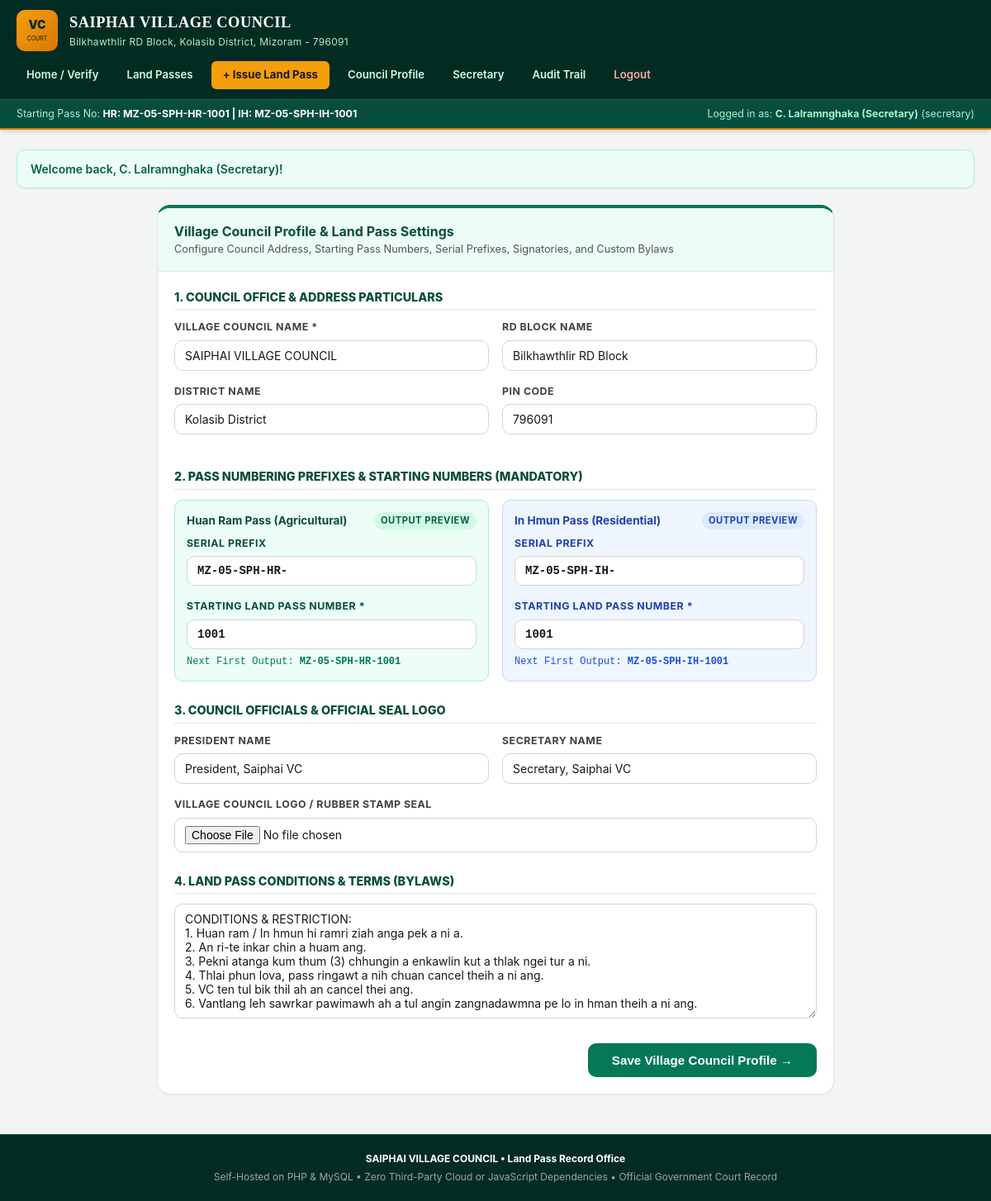
The page /village_profile.php (signed in) on the database its author committed.
### tables this page shows
CREATE TABLE IF NOT EXISTS `villages` (
  `id` VARCHAR(100) NOT NULL,
  `village_name` VARCHAR(255) NOT NULL,
  `block_name` VARCHAR(255) DEFAULT '',
  `district_name` VARCHAR(255) DEFAULT 'Mizoram',
  `state_name` VARCHAR(255) DEFAULT 'Mizoram',
  `pin_code` VARCHAR(20) DEFAULT '',
  `huan_ram_prefix` VARCHAR(50) DEFAULT 'MZ-05-SPH-HR-',
  `in_hmun_prefix` VARCHAR(50) DEFAULT 'MZ-05-SPH-IH-',
  `starting_pass_number` INT DEFAULT 1001,
  `starting_huan_ram_number` INT DEFAULT 1001,
  `starting_in_hmun_number` INT DEFAULT 1001,
  `logo_url` MEDIUMTEXT DEFAULT NULL,
  `emblem_logo_url` MEDIUMTEXT DEFAULT NULL,
  `conditions_and_terms` MEDIUMTEXT DEFAULT NULL,
  `president_name` VARCHAR(255) DEFAULT '',
  `secretary_name` VARCHAR(255) DEFAULT '',
  `created_at` DATETIME DEFAULT CURRENT_TIMESTAMP,
  `updated_at` DATETIME DEFAULT CURRENT_TIMESTAMP ON UPDATE CURRENT_TIMESTAMP,
  PRIMARY KEY (`id`),
  INDEX `idx_village_name` (`village_name`)
);

### config.php (called while the page is built, shortened)
<?php
function is_logged_in(): bool {
    return !empty($_SESSION['user_uid']);
}
function is_authority(): bool {
    return !empty($_SESSION['is_authority']) || (isset($_SESSION['user_type']) && in_array($_SESSION['user_type'], ['authority', 'admin']));
}
function current_user(): ?array {
    return [
        'uid' => $_SESSION['user_uid'] ?? '',
        'username' => $_SESSION['username'] ?? '',
        'display_name' => $_SESSION['display_name'] ?? '',
        'phone_number' => $_SESSION['phone_number'] ?? '',
        'village_id' => $_SESSION['village_id'] ?? '',
        'village_name' => $_SESSION['village_name'] ?? '',
        'user_type' => $_SESSION['user_type'] ?? 'secretary',
        'status' => $_SESSION['status'] ?? 'pending',
    ];
}
function get_current_village(PDO $pdo, ?string $villageId = null): array {
    $default = [
        'id' => 'village_default',
        'village_name' => 'VILLAGE COUNCIL, MIZORAM',
        'block_name' => '',
        'district_name' => 'Mizoram',
        'state_name' => 'Mizoram',
        'pin_code' => '',
        'huan_ram_prefix' => 'MZ-VC-HR-',
        'in_hmun_prefix' => 'MZ-VC-IH-',
        'starting_pass_number' => 1001,
        'starting_huan_ram_number' => 1001,
        'starting_in_hmun_number' => 1001,
        'conditions_and_terms' => "CONDITIONS & RESTRICTION:\n1. Huan ram / In hmun hi ramri ziah anga pek a ni a.\n2. An ri-te inkar chin a huam ang.\n3. Pekni atanga kum thum (3) chhungin a enkawlin kut a thlak ngei tur a ni.\n4. Thlai phun lova, pass ringawt a nih chuan cancel theih a ni ang.\n5. VC ten tul bik thil ah an cancel thei ang.\n6. Vantlang leh sawrkar pawimawh ah a tul angin zangnadawmna pe lo in hman theih a ni ang.",
        'president_name' => '',
        'secretary_name' => '',
        'logo_url' => '',
        'emblem_logo_url' => '',
    ];
    if (!$villageId && is_logged_in()) {
        $villageId = $_SESSION['village_id'] ?? null;
    }
    if ($villageId) {
        $stmt = $pdo->prepare("SELECT * FROM `villages` WHERE `id` = ? LIMIT 1");
        $stmt->execute([$villageId]);
        $row = $stmt->fetch();
        if ($row) {
            return array_merge($default, $row);
        }
    }
    $stmt = $pdo->query("SELECT * FROM `villages` ORDER BY `created_at` ASC LIMIT 1");
    $row = $stmt ? $stmt->fetch() : null;
    return $row ? array_merge($default, $row) : $default;
}
function get_flash(): array {
    $messages = $_SESSION['flash'] ?? [];
    return $messages;
}

### village_profile.php (the view, shortened to what this page needs)
<?php
require_once __DIR__ . '/config.php';
$pdo = get_db();
$currentVillage = get_current_village($pdo);
require_once __DIR__ . '/header.php';
?>
<div style="max-width: 820px; margin: 0 auto;">
  <div class="card" style="border-top: 4px solid var(--primary-700);">
    <div class="card-header" style="background-color: var(--primary-50);">
      <div>
        <h2 style="color: var(--primary-900);">Village Council Profile &amp; Land Pass Settings</h2>
        <p style="font-size: 0.8rem; color: var(--neutral-600);">
          Configure Council Address, Starting Pass Numbers, Serial Prefixes, Signatories, and Custom Bylaws
        </p>
      </div>
    </div>
    <div class="card-body">
      <form method="POST" action="village_profile.php" enctype="multipart/form-data">
        <h3 style="font-size: 0.9rem; font-weight: 800; color: var(--primary-900); text-transform: uppercase; margin-bottom: 12px; border-bottom: 1px solid var(--neutral-200); padding-bottom: 4px;">
          1. Council Office &amp; Address Particulars
        </h3>
        <div class="form-grid-2">
          <div class="form-group">
            <label class="form-label">Village Council Name *</label>
            <input type="text" name="village_name" value="<?php echo htmlspecialchars($currentVillage['village_name']); ?>" required class="form-control">
          </div>
          <div class="form-group">
            <label class="form-label">RD Block Name</label>
            <input type="text" name="block_name" value="<?php echo htmlspecialchars($currentVillage['block_name']); ?>" class="form-control" placeholder="e.g. Bilkhawthlir RD Block">
          </div>
        </div>
        <div class="form-grid-2">
          <div class="form-group">
            <label class="form-label">District Name</label>
            <input type="text" name="district_name" value="<?php echo htmlspecialchars($currentVillage['district_name']); ?>" class="form-control">
          </div>
          <div class="form-group">
            <label class="form-label">PIN Code</label>
            <input type="text" name="pin_code" value="<?php echo htmlspecialchars($currentVillage['pin_code']); ?>" class="form-control" placeholder="e.g. 796091">
          </div>
        </div>
        <h3 style="font-size: 0.9rem; font-weight: 800; color: var(--primary-900); text-transform: uppercase; margin: 24px 0 12px 0; border-bottom: 1px solid var(--neutral-200); padding-bottom: 4px;">
          2. Pass Numbering Prefixes &amp; Starting Numbers (Mandatory)
        </h3>
        <div class="form-grid-2">
          <div style="background-color: #ecfdf5; border: 1px solid #a7f3d0; border-radius: var(--radius-md); padding: 14px;">
            <div style="display: flex; justify-content: space-between; align-items: center; margin-bottom: 8px;">
              <strong style="color: #064e3b; font-size: 0.85rem;">Huan Ram Pass (Agricultural)</strong>
              <span class="badge badge-huan-ram">Output Preview</span>
            </div>
            <div class="form-group">
              <label class="form-label" style="color: #064e3b;">Serial Prefix</label>
              <input type="text" name="huan_ram_prefix" value="<?php echo htmlspecialchars($currentVillage['huan_ram_prefix']); ?>" required class="form-control" style="font-family: var(--font-mono); font-weight: bold;">
            </div>
            <div class="form-group" style="margin-bottom: 6px;">
              <label class="form-label" style="color: #064e3b;">Starting Land Pass Number *</label>
              <input type="number" name="starting_huan_ram_number" min="1" value="<?php echo htmlspecialchars($currentVillage['starting_huan_ram_number']); ?>" required class="form-control" style="font-family: var(--font-mono); font-weight: bold;">
            </div>
            <div style="font-size: 0.75rem; color: #047857; margin-top: 6px; font-family: var(--font-mono);">
              Next First Output: <strong><?php echo htmlspecialchars($currentVillage['huan_ram_prefix'] . $currentVillage['starting_huan_ram_number']); ?></strong>
            </div>
          </div>
          <div style="background-color: #eff6ff; border: 1px solid #bfdbfe; border-radius: var(--radius-md); padding: 14px;">
            <div style="display: flex; justify-content: space-between; align-items: center; margin-bottom: 8px;">
              <strong style="color: #1e40af; font-size: 0.85rem;">In Hmun Pass (Residential)</strong>
              <span class="badge badge-in-hmun">Output Preview</span>
            </div>
            <div class="form-group">
              <label class="form-label" style="color: #1e40af;">Serial Prefix</label>
              <input type="text" name="in_hmun_prefix" value="<?php echo htmlspecialchars($currentVillage['in_hmun_prefix']); ?>" required class="form-control" style="font-family: var(--font-mono); font-weight: bold;">
            </div>
            <div class="form-group" style="margin-bottom: 6px;">
              <label class="form-label" style="color: #1e40af;">Starting Land Pass Number *</label>
              <input type="number" name="starting_in_hmun_number" min="1" value="<?php echo htmlspecialchars($currentVillage['starting_in_hmun_number']); ?>" required class="form-control" style="font-family: var(--font-mono); font-weight: bold;">
            </div>
            <div style="font-size: 0.75rem; color: #1d4ed8; margin-top: 6px; font-family: var(--font-mono);">
              Next First Output: <strong><?php echo htmlspecialchars($currentVillage['in_hmun_prefix'] . $currentVillage['starting_in_hmun_number']); ?></strong>
            </div>
          </div>
        </div>
        <h3 style="font-size: 0.9rem; font-weight: 800; color: var(--primary-900); text-transform: uppercase; margin: 24px 0 12px 0; border-bottom: 1px solid var(--neutral-200); padding-bottom: 4px;">
          3. Council Officials &amp; Official Seal Logo
        </h3>
        <div class="form-grid-2">
          <div class="form-group">
            <label class="form-label">President Name</label>
            <input type="text" name="president_name" value="<?php echo htmlspecialchars($currentVillage['president_name']); ?>" class="form-control" placeholder="e.g. Lalthansanga">
          </div>
          <div class="form-group">
            <label class="form-label">Secretary Name</label>
            <input type="text" name="secretary_name" value="<?php echo htmlspecialchars($currentVillage['secretary_name']); ?>" class="form-control" placeholder="e.g. C. Lalramnghaka">
          </div>
        </div>
        <div class="form-group">
          <label class="form-label">Village Council Logo / Rubber Stamp Seal</label>
          <div style="display: flex; gap: 14px; align-items: center; margin-top: 6px;">
            <input type="file" name="logo_file" accept="image/*" class="form-control" style="flex: 1;">
          </div>
        </div>
        <h3 style="font-size: 0.9rem; font-weight: 800; color: var(--primary-900); text-transform: uppercase; margin: 24px 0 12px 0; border-bottom: 1px solid var(--neutral-200); padding-bottom: 4px;">
          4. Land Pass Conditions &amp; Terms (Bylaws)
        </h3>
        <div class="form-group">
          <textarea name="conditions_and_terms" rows="7" class="form-control"><?php echo htmlspecialchars($currentVillage['conditions_and_terms']); ?></textarea>
        </div>
        <div style="margin-top: 24px; text-align: right;">
          <button type="submit" class="btn btn-primary" style="padding: 10px 28px; font-size: 0.95rem;">
            Save Village Council Profile &rarr;
          </button>
        </div>
      </form>
    </div>
  </div>
</div>
<?php require_once __DIR__ . '/footer.php'; ?>

### header.php (shortened to what this page needs)
<?php
require_once __DIR__ . '/config.php';
$pdo = get_db();
$currentVillage = get_current_village($pdo);
$user = current_user();
?>
<!DOCTYPE html>
<html lang="en">
<head>
  <link rel="stylesheet" href="style.css">
</head>
<body>
<header class="site-header">
  <div class="header-top">
    <a href="index.php" class="brand-wrapper">
      <div class="brand-logo-frame">
        <?php if (!empty($currentVillage['logo_url'])): ?>
          <img src="<?php echo htmlspecialchars($currentVillage['logo_url']); ?>" alt="Council Logo">
        <?php else: ?>
          <div class="brand-logo-placeholder">VC<br><span style="font-size:7px; font-weight:normal;">COURT</span></div>
        <?php endif; ?>
      </div>
      <div class="brand-titles">
        <h1><?php echo htmlspecialchars($currentVillage['village_name']); ?></h1>
        <p>
          <?php echo htmlspecialchars(!empty($currentVillage['block_name']) ? $currentVillage['block_name'] . ', ' : ''); ?>
          <?php echo htmlspecialchars($currentVillage['district_name']); ?>, Mizoram
          <?php echo htmlspecialchars(!empty($currentVillage['pin_code']) ? ' - ' . $currentVillage['pin_code'] : ''); ?>
        </p>
      </div>
    </a>
    <nav class="header-nav">
      <a href="index.php" class="nav-link">Home / Verify</a>
      <?php if (is_logged_in() || is_authority()): ?>
        <a href="dashboard.php" class="nav-link">Land Passes</a>
        <?php if (is_authority() || (isset($user['status']) && $user['status'] === 'approved')): ?>
          <a href="issue_pass.php" class="nav-link nav-btn-primary">+ Issue Land Pass</a>
        <?php endif; ?>
        <a href="village_profile.php" class="nav-link">Council Profile</a>
        <a href="secretary_profile.php" class="nav-link">Secretary</a>
        <a href="audit_logs.php" class="nav-link">Audit Trail</a>
        <a href="logout.php" class="nav-link" style="color:#fca5a5;">Logout</a>
      <?php else: ?>
        <a href="login.php" class="nav-link">Secretary Login</a>
        <a href="register.php" class="nav-link nav-btn-primary">Register Account</a>
      <?php endif; ?>
    </nav>
  </div>
  <div class="sub-nav-bar no-print">
    <div class="sub-nav-content">
      <div>
        <span>Starting Pass No: </span>
        <strong style="color:#ffffff;">
          HR: <?php echo htmlspecialchars($currentVillage['huan_ram_prefix'] . $currentVillage['starting_huan_ram_number']); ?> |
          IH: <?php echo htmlspecialchars($currentVillage['in_hmun_prefix'] . $currentVillage['starting_in_hmun_number']); ?>
        </strong>
      </div>
      <div>
        <?php if (is_logged_in()): ?>
          <span>Logged in as: <strong><?php echo htmlspecialchars($user['display_name']); ?></strong> (<?php echo htmlspecialchars($user['user_type']); ?>)</span>
        <?php else: ?>
          <span>Public Access &bull; Land Pass QR Verification</span>
        <?php endif; ?>
      </div>
    </div>
  </div>
</header>
<main class="main-container">
  <?php foreach (get_flash() as $flash): ?>
    <div class="flash-message flash-<?php echo htmlspecialchars($flash['type']); ?>">
      <span><?php echo htmlspecialchars($flash['message']); ?></span>
    </div>
  <?php endforeach; ?>

### footer.php
</main>
<footer class="site-footer no-print">
  <div style="max-width: 1200px; margin: 0 auto;">
    <p style="font-weight: 700; color: #ffffff; margin-bottom: 4px;">
      <?php echo htmlspecialchars($currentVillage['village_name'] ?? 'Village Council, Mizoram'); ?> &bull; Land Pass Record Office
    </p>
    <p>
      Self-Hosted on PHP &amp; MySQL &bull; Zero Third-Party Cloud or JavaScript Dependencies &bull; Official Government Court Record
    </p>
  </div>
</footer>
</body>
</html>

### rows shown on the page
villages: village_name "SAIPHAI VILLAGE COUNCIL", block_name "Bilkhawthlir RD Block,", district_name "Kolasib District", pin_code "- 796091", huan_ram_prefix+starting_huan_ram_number "MZ-05-SPH-HR-1001", in_hmun_prefix+starting_in_hmun_number "MZ-05-SPH-IH-1001", block_name "Bilkhawthlir RD Block", pin_code "796091", huan_ram_prefix "MZ-05-SPH-HR-", starting_huan_ram_number "1001", in_hmun_prefix "MZ-05-SPH-IH-", starting_in_hmun_number "1001", president_name "President, Saiphai VC", secretary_name "Secretary, Saiphai VC", conditions_and_terms "CONDITIONS & RESTRICTION: 1. Huan ram / In hmun hi ramri ziah anga pek a ni a. 2. An ri-te inkar chin a huam ang. 3. Pekni atanga kum thum (3) chhungin a enkawlin kut a thlak ngei tur a ni. 4. Thlai phun lova, pass ringawt a nih chuan cancel theih a ni ang. 5. VC ten tul bik thil ah an cancel thei ang. 6. Vantlang leh sawrkar pawimawh ah a tul angin zangnadawmna pe lo in hman theih a ni ang."

### other values the page prints
$user['display_name'] "C. Lalramnghaka (Secretary)"
$user['user_type'] "secretary"
$flash['message'] "Welcome back, C. Lalramnghaka (Secretary)!"
